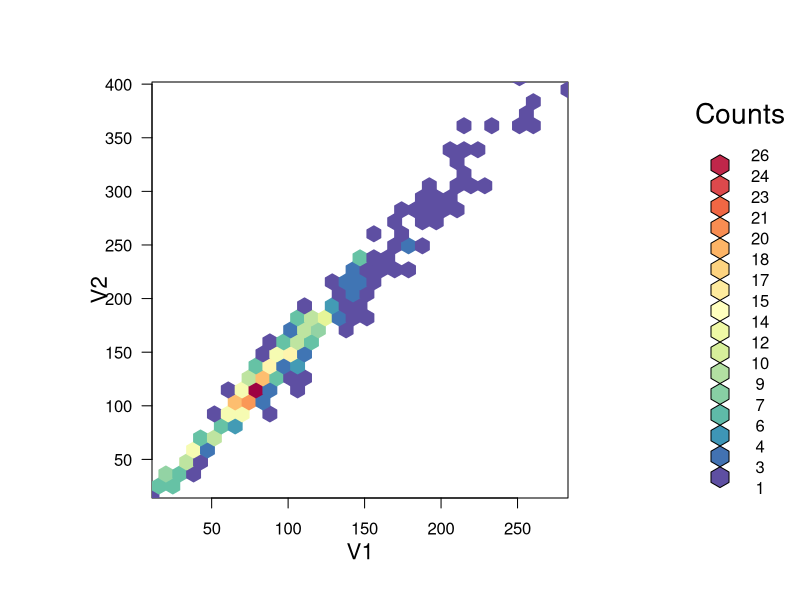
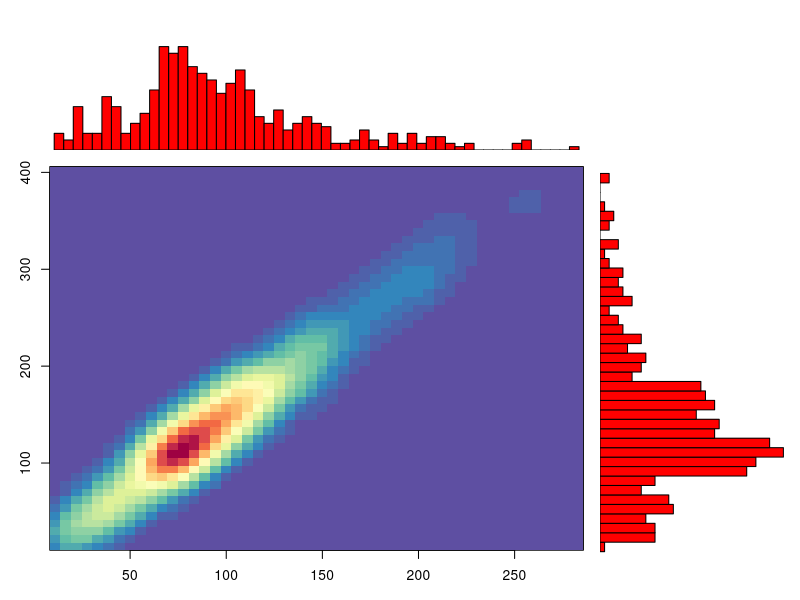
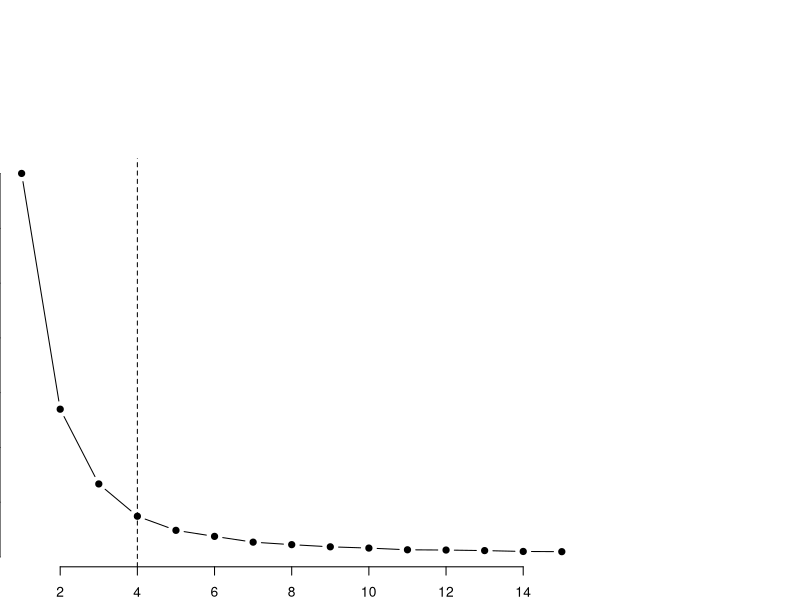

The R source for these figures, in order:
library(hexbin)
library(RColorBrewer)
library(MASS)
#w=read.csv('whoutput.csv', header=FALSE)
w=read.csv('output.csv', header=FALSE)

df <- data.frame(w)

h <- hexbin(df)
rf <- colorRampPalette(rev(brewer.pal(11,'Spectral')))

plot(h, colramp=rf)


h1 <- hist(df$V1, breaks=50, plot=F)
h2 <- hist(df$V2, breaks=50, plot=F)
top <- max(h1$counts, h2$counts)
k <- kde2d(df$V1, df$V2, n=50)
r <- rf(32)

# margins
oldpar <- par()
par(mar=c(3,3,1,1))
layout(matrix(c(2,0,1,3),2,2,byrow=T),c(3,1), c(1,3))
image(k, col=r) #plot the image
par(mar=c(0,2,1,0))
barplot(h1$counts, axes=F, ylim=c(0, top), space=0, col='red')
par(mar=c(2,0,0.5,1))
barplot(h2$counts, axes=F, xlim=c(0, top), space=0, col='red', horiz=T)

mean(df$V1)
mean(df$V2)

# k-means

library(cluster)
k.max=15
wss <- sapply(1:k.max, 
              function(k){kmeans(w, k, nstart=10 )$tot.withinss})
plot(1:k.max, wss,
     type="b", pch = 19, frame = FALSE, 
     xlab="Number of clusters K",
     ylab="Total within-clusters sum of squares")
abline(v = 4, lty =2)


op=kmeans(w, 4, nstart=10 )
op$centers
